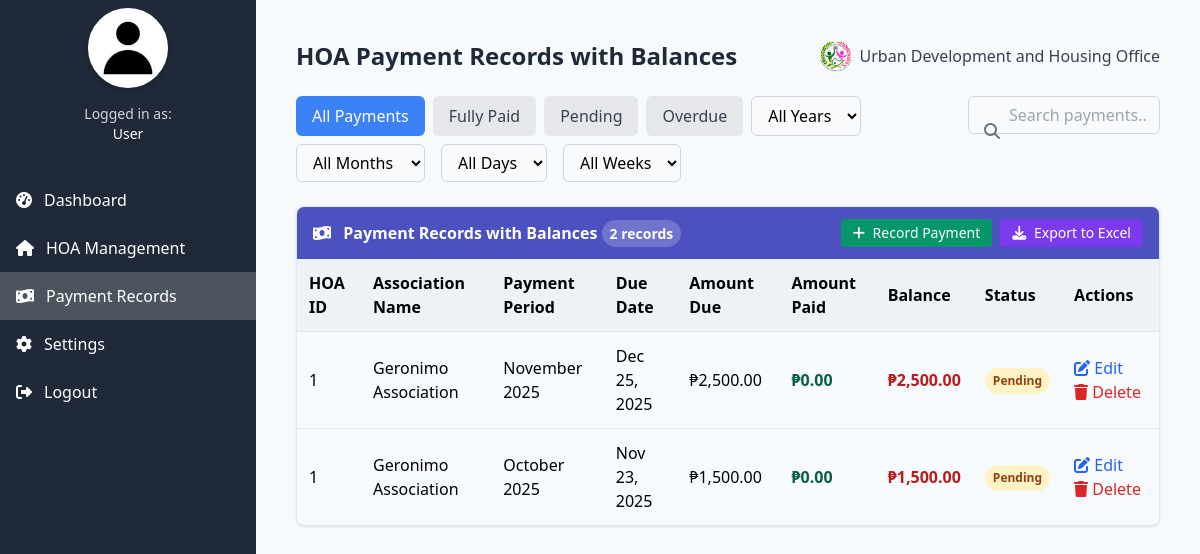
The page /HOA/hoa_payment.php on the database as committed earlier.
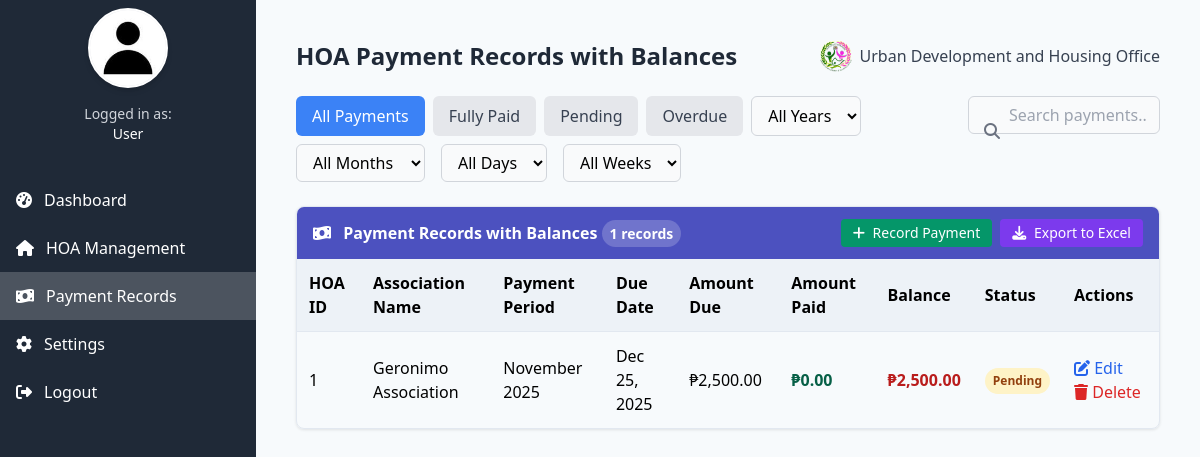
The same page on the database as committed later.
### tables this page shows
CREATE TABLE `hoa_payments` (
  `id` int(11) NOT NULL AUTO_INCREMENT,
  `hoa_id` int(11) NOT NULL,
  `hoa_name` varchar(255) NOT NULL,
  `payment_period` varchar(100) NOT NULL,
  `due_date` date NOT NULL,
  `amount_due` decimal(10,2) NOT NULL,
  `amount_paid` decimal(10,2) NOT NULL,
  `status` varchar(20) NOT NULL,
  `created_at` timestamp NOT NULL DEFAULT current_timestamp(),
  PRIMARY KEY (`id`),
  KEY `hoa_id` (`hoa_id`),
  KEY `status` (`status`),
  KEY `due_date` (`due_date`)
);

### HOA/hoa_payment.php (the view, shortened to what the changed rows need)
<?php
$db_host = "localhost";
$db_user = "u198271324_admin";
$db_pass = "Udhodbms01";
$db_name = "u198271324_udho_db";
try {
    $pdo = new PDO("mysql:host=$db_host;dbname=$db_name;charset=utf8", $db_user, $db_pass);
    $pdo->setAttribute(PDO::ATTR_ERRMODE, PDO::ERRMODE_EXCEPTION);
} catch (PDOException $e) {
    die("Database connection failed: " . $e->getMessage());
}
function getFilteredPayments($pdo, $filter = 'all', $search = '', $year = '', $month = '', $day = '', $week = '') {
    $sql = "SELECT * FROM hoa_payments WHERE 1=1";
    $params = [];
    $sql .= " ORDER BY due_date DESC";
    $stmt = $pdo->prepare($sql);
    $stmt->execute($params);
    return $stmt->fetchAll(PDO::FETCH_ASSOC);
}
$filter = $_GET['filter'] ?? 'all';
$search = $_GET['search'] ?? '';
$year = $_GET['year'] ?? '';
$month = $_GET['month'] ?? '';
$day = $_GET['day'] ?? '';
$week = $_GET['week'] ?? '';
$payments = getFilteredPayments($pdo, $filter, $search, $year, $month, $day, $week);
?>
<!DOCTYPE html>
<html lang="en">
<head>
  <link href="https://cdn.jsdelivr.net/npm/tailwindcss@2.2.19/dist/tailwind.min.css" rel="stylesheet">
  <link href="https://cdnjs.cloudflare.com/ajax/libs/font-awesome/6.4.0/css/all.min.css" rel="stylesheet">
</head>
<body class="bg-gray-100">
  <div class="main-container">
    <div class="main-content-scrollable">
      <div class="p-4 md:p-10">
        <header class="flex flex-col md:flex-row justify-between items-center mb-6 gap-4">
          <h1 class="text-2xl font-bold text-gray-800">HOA Payment Records with Balances</h1>
        </header>
        <div class="database-section">
          <div class="database-header">
            <div>
              <i class="fas fa-money-bill-wave mr-2"></i> Payment Records with Balances
              <span class="database-count"><?= count($payments) ?> records</span>
            </div>
          </div>
          <div class="table-container overflow-x-auto max-h-96">
            <table class="database-table" id="paymentTable">
              <thead>
                <tr>
                  <th>HOA ID</th>
                  <th>Association Name</th>
                  <th>Payment Period</th>
                  <th>Due Date</th>
                  <th>Amount Due</th>
                  <th>Amount Paid</th>
                  <th>Balance</th>
                  <th>Status</th>
                  <th>Actions</th>
                </tr>
              </thead>
              <tbody id="paymentRecordsTable">
                <?php foreach ($payments as $payment): ?>
                <?php
                $balance = $payment['amount_due'] - $payment['amount_paid'];
                $statusClass = $payment['status'] === 'paid' ? 'status-paid' :
                              ($payment['status'] === 'pending' ? 'status-pending' : 'status-overdue');
                ?>
                <tr data-id="<?= $payment['id'] ?>">
                  <td><?= htmlspecialchars($payment['hoa_id']) ?></td>
                  <td><?= htmlspecialchars($payment['hoa_name']) ?></td>
                  <td><?= htmlspecialchars($payment['payment_period']) ?></td>
                  <td><?= formatDate($payment['due_date']) ?></td>
                  <td>₱<?= number_format($payment['amount_due'], 2) ?></td>
                  <td class="amount-paid">₱<?= number_format($payment['amount_paid'], 2) ?></td>
                  <td class="amount-balance">₱<?= number_format($balance, 2) ?></td>
                  <td><span class="status-badge <?= $statusClass ?>">
                    <?= ucfirst($payment['status']) ?>
                  </span></td>
                  <td>
                    <button onclick="editPayment(<?= $payment['id'] ?>)" class="text-blue-600 hover:text-blue-800 mr-2">
                      <i class="fas fa-edit"></i> Edit
                    </button>
                    <button onclick="deletePayment(<?= $payment['id'] ?>)" class="text-red-600 hover:text-red-800">
                      <i class="fas fa-trash"></i> Delete
                    </button>
                  </td>
                </tr>
                <?php endforeach; ?>
              </tbody>
            </table>
          </div>
        </div>
      </div>
    </div>
  </div>
</body>
</html>
<?php
function formatDate($dateString) {
    $date = new DateTime($dateString);
    return $date->format('M j, Y');
}
?>

Rows that differ between the two databases and show on the page:
removed hoa_payments: hoa "1", hoa_name "Geronimo Association", payment_period "October 2025", due_date "Nov 23, 2025", amount_due "1,500.00", amount_paid "0.00", balance "1,500.00", status "Pending"
Other text that changed with them:
count($payments): "2" → "1"
